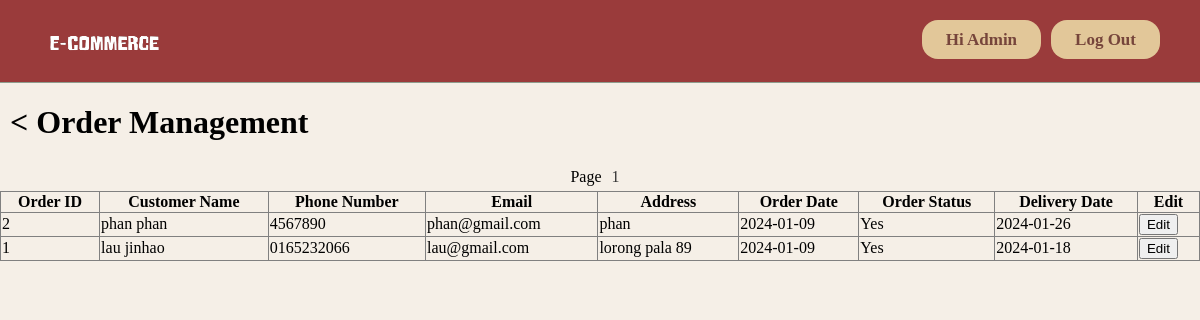
Page /admin/order_management.php (signed in) on the committed database.
### tables this page shows
CREATE TABLE `user` (
  `id` int(11) NOT NULL,
  `firstname` varchar(25) NOT NULL,
  `lastname` varchar(25) NOT NULL,
  `email` varchar(100) NOT NULL,
  `phoneno` varchar(20) NOT NULL,
  `address` varchar(120) NOT NULL,
  `password` varchar(100) NOT NULL,
  `isAdmin` int(1) NOT NULL DEFAULT 0
);

CREATE TABLE `orders` (
  `order_id` int(11) NOT NULL,
  `userid` int(11) DEFAULT NULL,
  `billingaddress` varchar(255) DEFAULT NULL,
  `phoneno` varchar(20) DEFAULT NULL,
  `orderdate` date DEFAULT NULL,
  `deliverydate` date DEFAULT NULL,
  `delivery` varchar(50) DEFAULT NULL,
  `payment_status` varchar(50) DEFAULT NULL,
  `total` decimal(10,2) DEFAULT NULL,
  `delivery_fee` decimal(10,2) NOT NULL DEFAULT 0.00
);

### admin/order_management.php (the view, shortened to what this page needs)
<?php
include("../config.php");
$limit = 20;
$page = isset($_GET['page']) ? $_GET['page'] : 1;
$start = ($page - 1) * $limit;
$result = mysqli_query($conn, "SELECT COUNT(order_id) AS id FROM orders");
$custCount = mysqli_fetch_assoc($result);
$total = $custCount['id'];
$pages = ceil($total / $limit);
$orderQuery = "SELECT o.order_id, CONCAT(u.firstname, ' ', u.lastname) AS customer_name,
               u.phoneno, u.email, u.address, o.orderdate, o.payment_status, o.deliverydate
               FROM orders o
               LEFT JOIN user u ON o.userid = u.id
               ORDER BY o.order_id DESC
               LIMIT $start, $limit";
$orderResult = mysqli_query($conn, $orderQuery);
?>
<!DOCTYPE html>
<html lang="en">
<head>
    <link rel="stylesheet" type="text/css" href="../css/style.css">
</head>
<body>
    <?php include("admin_header.php"); ?>
    <h1 style="position: relative; padding-left: 10px;">
        <a href="index.php" style="text-decoration: none; color: black;">&lt;</a>
        Order Management
    </h1>
    <div class="pagination">
        <label>Page</label>
        <?php for ($i = 1; $i <= $pages; $i++): ?>
            <a href="?page=<?php echo $i; ?>">
                <?php echo $i; ?>
            </a>
        <?php endfor; ?>
    </div>
    <div class="admin-orders">
        <table border="1" width="100%">
            <tr>
                <th>Order ID</th>
                <th>Customer Name</th>
                <th>Phone Number</th>
                <th>Email</th>
                <th>Address</th>
                <th>Order Date</th>
                <th>Order Status</th>
                <th>Delivery Date</th>
                <th>Edit</th>
            </tr>
            <?php while ($row = mysqli_fetch_assoc($orderResult)): ?>
                <tr>
                    <td>
                        <?php echo htmlspecialchars($row['order_id']); ?>
                    </td>
                    <td>
                        <?php echo htmlspecialchars($row['customer_name']); ?>
                    </td>
                    <td>
                        <?php echo htmlspecialchars($row['phoneno']); ?>
                    </td>
                    <td>
                        <?php echo htmlspecialchars($row['email']); ?>
                    </td>
                    <td>
                        <?php echo htmlspecialchars($row['address']); ?>
                    </td>
                    <td>
                        <?php echo htmlspecialchars($row['orderdate']); ?>
                    </td>
                    <td>
                        <?php echo htmlspecialchars($row['payment_status']); ?>
                    </td>
                    <td>
                        <?php echo htmlspecialchars($row['deliverydate']); ?>
                    </td>
                    <td>
                        <button
                            onclick="toggleEdit(this, '<?php echo $row['order_id']; ?>', '<?php echo $row['payment_status']; ?>', '<?php echo $row['deliverydate']; ?>', this.parentElement.previousElementSibling.previousElementSibling, this.parentElement.previousElementSibling)">Edit</button>
                    </td>
                </tr>
            <?php endwhile; ?>
        </table>
    </div>
</body>
</html>

### admin/admin_header.php
<?php
if (!isset($_SESSION['user_login'])) {
    $user = "";
    $first_name_db = "";
} else {
    $user = $_SESSION['user_login'];
    $result = mysqli_query($conn, "SELECT * FROM user WHERE id='$user'");
    if ($result) {
        $get_user_email = mysqli_fetch_assoc($result);
        $first_name_db = ($get_user_email != null) ? $get_user_email['firstname'] : "";
    } else {
        $first_name_db = "";
    }
}
?>
<div class="homepageheader" style="position: relative;">
    <div class="registerButton loginButton">
        <div class="uiloginbutton registerButton loginButton" style="margin-right: 40px;">
            <?php
            if ($user != "") {
                $logout_url = file_exists("logout.php") ? "logout.php" : "../logout.php";
                echo '<a style="text-decoration: none; color: #76453B;" href="' . $logout_url . '">Log Out</a>';
            }
            ?>
        </div>
        <div class="uiloginbutton registerButton loginButton">
            <?php
            if ($user != "") {
                $profile_url = file_exists("profile.php") ? 'profile.php?userid=' . $user : 'profile.php?userid=' . $user;
                echo '<a style="text-decoration: none; color: #76453B;" href="' . $profile_url . '">Hi ' . $first_name_db . '</a>';
            } else {
                $login_url = file_exists("login.php") ? "login.php" : "../login.php";
                echo '<a style="text-decoration: none; color: #76453B;" href="' . $login_url . '">Login</a>';
            }
            ?>
        </div>
        <div style="float: left; margin: 5px 0px 0px 23px;">
            <?php
            $logo_path = '../image/logo.png';
            echo '<a href="index.php"><img style="height: 75px; width: 160px;" src="' . $logo_path . '"></a>';
            ?>
        </div>
    </div>
</div>

### css/style.css (style rules this page uses)
body { padding: 0px; margin: 0px; width: 100%; position: relative; background-color: #F5EFE7; min-width: 1080px; }
.homepageheader { position: fixed; height: 82px; width: 100%; min-width: 980px; border-bottom: 1px solid #8E9D8E; margin: 0px; background-color: #9A3B3B; }
.loginButton .registerButton { color: #76453B; background: #E2C799; cursor: pointer; display: inline-block; font-weight: bold; line-height: 15px; padding: 12px 24px; border-radius: 16px; text-align: center; text-decoration: none; float: right; margin: 20px 0px 0px 10px; font-size: 17px; }
table { width: 100%; border-collapse: collapse; }
.pagination { display: flex; justify-content: center; align-items: center; list-style: none; padding: 0; }
.pagination a { text-decoration: none; color: #333; display: block; padding: 5px 10px; }

### rows in the picture
user: firstname "Admin"
orders: order_id "2", customer_name "phan phan", userid.phoneno "4567890", userid.email "phan@gmail.com", userid.address "phan", orderdate "2024-01-09", payment_status "Yes", deliverydate "2024-01-26"
orders: order_id "1", customer_name "lau jinhao", userid.phoneno "0165232066", userid.email "lau@gmail.com", userid.address "lorong pala 89", orderdate "2024-01-09", payment_status "Yes", deliverydate "2024-01-18"
